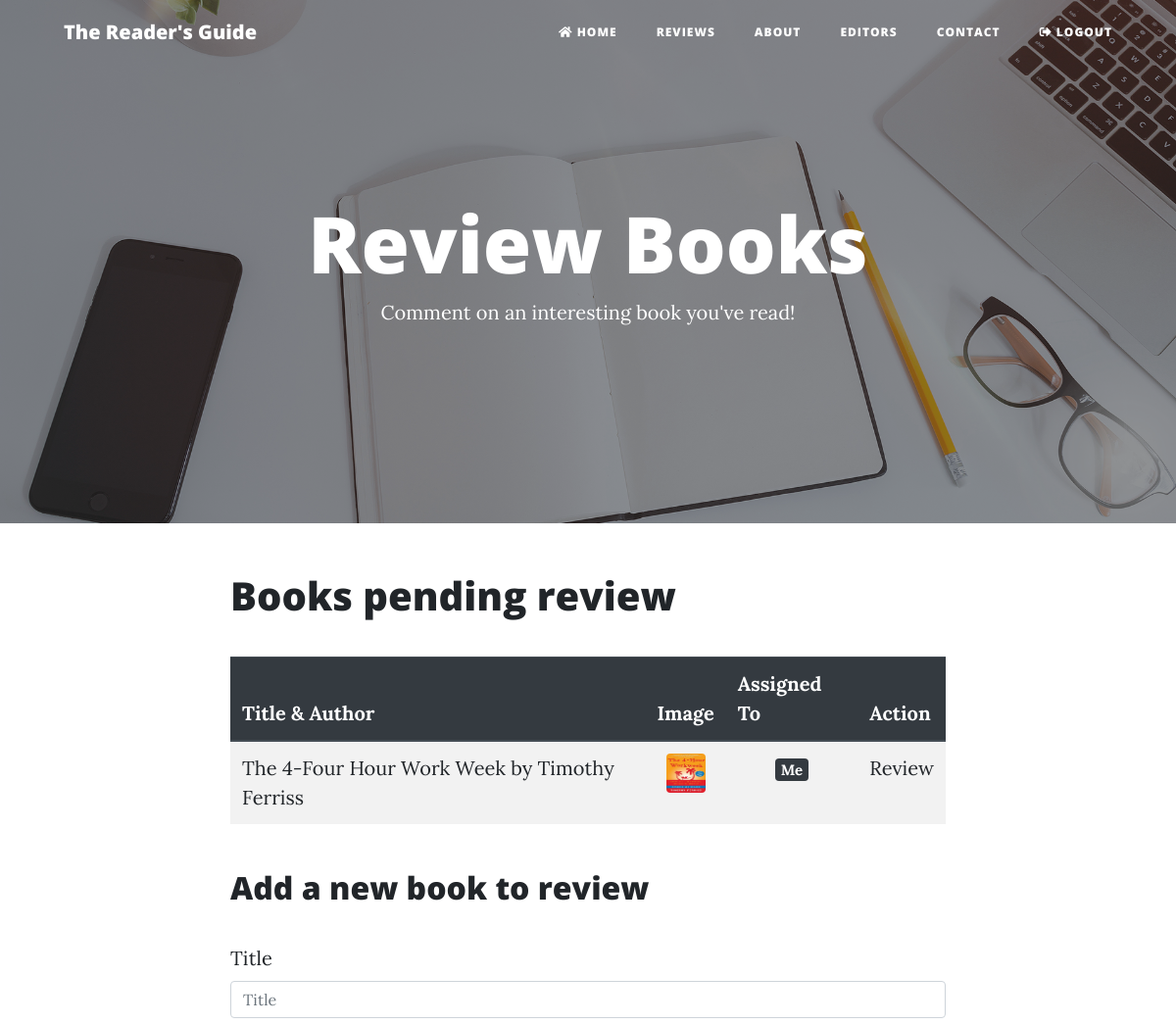
Before: /review/ (signed in, upper part) with the older database file.
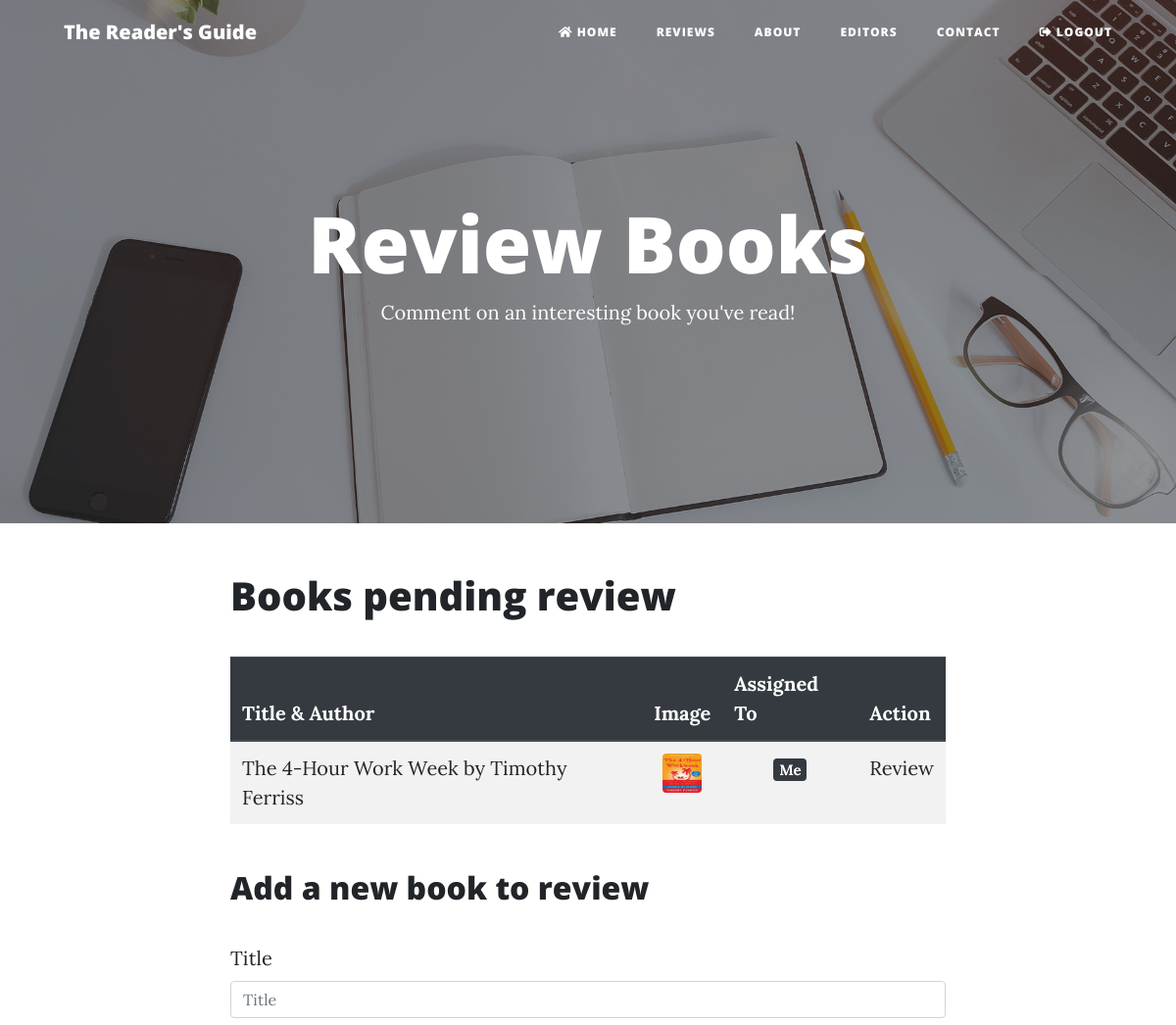
After: the same page with the newer database file.
### books/models.py (models this page shows, shortened)
class Book(models.Model):
    title = models.CharField(max_length=150)
    authors = models.ManyToManyField("Author", related_name="books")
    image = models.ImageField(upload_to='book-images/', blank=True, null=True)
    genre = models.CharField(max_length=64, blank=True, null=True)
    review = models.TextField(blank=True, null=True)
    reviewed_by = models.ForeignKey(Editor, blank=True, null=True, related_name="reviews", on_delete=models.CASCADE)
    date_reviewed = models.DateTimeField(blank=True, null=True, default=datetime.now())
    is_favourite = models.BooleanField(default=False, verbose_name="Favourite?")
    comments = models.ManyToManyField(Comment, related_name="feedback", blank=True)
    slug = models.SlugField(max_length=150, null = True, blank = True)
    audible = models.URLField(max_length=500, null=True, blank=True)
    kindle = models.URLField(max_length=500, null=True, blank=True)
    def list_authors(self):
        return ", ".join([author.name for author in self.authors.all()])

class Author(models.Model):
    name = models.CharField(max_length=70, help_text="Use real name", unique=True)
    def __str__(self):
        return self.name

### books/views.py (the view, shortened to what this page needs)
# urls.py: path('review/', login_required(ReviewList.as_view()), name='review-books'),
class ReviewList(View):
    def get(self, request):
        books = Book.objects.all()
        context = {
            'books': books,
            'form': BookForm,
        }
        return render(request, "list-to-review.html", context)

### books/models.py (called while the page is built)
    def __str__(self):
        return  f"{self.user}"

### books/templates/list-to-review.html (shortened to what this page needs)
{% extends "index.html" %}
{% load bootstrap4 %}
{% block style %}
style="background-image: url('../static/img/home-bg.jpg')"
{% endblock %}
{% block heading %}
<div class="site-heading">
	<h1>Review Books</h1>
	<span class="meta">Comment on an interesting book you've read!</span>
  </div>
{% endblock %}
{% block content %}
	<h1>Books pending review</h1>
	<br>
	{% if books %}
		<table class="table table-striped ">
			<thead class="thead-dark">
				<th>Title &amp; Author</th>
				<th>Image</th>
				<th>Assigned To</th>
				<th class="align-right">Action</th>
			</thead>
			<tbody>
				{% for book in books %}
					<tr>
						<td class="title">
							{{ book.title }} by {{ book.list_authors }}
						</td>
						<td class="text-center">
							{% if book.image %}
							<img style="width: 40px; height: 40px;" class="img-fluid rounded" src="{{ book.image.url }}" alt="""></td>
							{% else %}
								-
							{% endif %}
						<td class="text-center">
							{% if book.reviewed_by.user == request.user %}
								<span class="badge badge-dark">Me</span>
							{% elif book.reviewed_by %}
							{{ book.reviewed_by.user.get_full_name|default:book.reviewed_by.user}}
							{% else %}
								-
							{% endif %}
						</td>
						<td class="align-right">
							<a href="{% url 'review-book' book.slug %}">Review</a>
						</td>
					</tr>
				{% endfor %}
			</tbody>
		</table>
	{% else %}
		<p>There are no books waiting to be reviewed.  Good job!</p>
	{% endif %}
	<br>
	<h2>Add a new book to review</h2>
	<br>
	<form action="{% url 'review-books' %}" method="post" enctype="multipart/form-data">
		{% bootstrap_form form %}
	</form>
{% endblock %}

Changed rows visible on the page:
changed Book "Timothy Ferriss": title "The 4-Four Hour Work Week" → "The 4-Hour Work Week"
